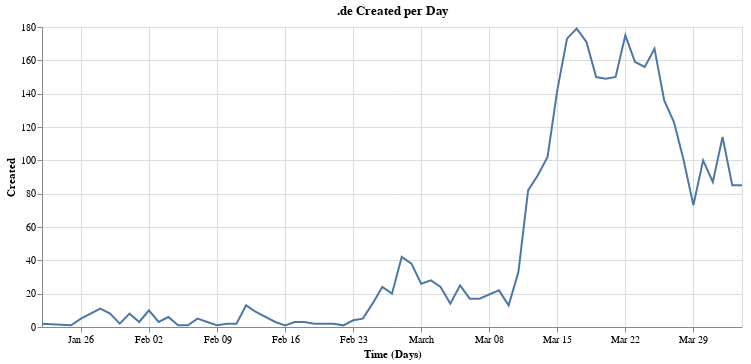

Write notebook code for a chart like this one.
### Markdown cell above
Yes, it does. How about the highest country code, .de?

### Code cell
de = df[df.tld == 'de'].groupby('created').count()
alt.Chart(de.reset_index(), width=700, title=".de Created per Day").mark_line().encode(
    alt.X("created:T", title="Time (Days)"),
    alt.Y('domain:Q', title="Created")
)

### Figure 1 — Vega-Lite specification as saved in the notebook (floating-point values rounded to 4 significant figures)
{"config": {"view": {"continuousWidth": 400, "continuousHeight": 300}}, "data": {"name": "data-9cfd76e6c390719c6feb1a37a2e042e5"}, "mark": "line", "encoding": {"x": {"type": "temporal", "field": "created", "title": "Time (Days)"}, "y": {"type": "quantitative", "field": "domain", "title": "Created"}}, "title": ".de Created per Day", "width": 700, "$schema": "https://vega.github.io/schema/vega-lite/v4.8.1.json", "datasets": {"data-9cfd76e6c390719c6feb1a37a2e042e5": [{"created": "2020-01-22T00:00:00", "domain": 2, "risk": 2, "tld": 2}, {"created": "2020-01-25T00:00:00", "domain": 1, "risk": 1, "tld": 1}, {"created": "2020-01-26T00:00:00", "domain": 5, "risk": 5, "tld": 5}, {"created": "2020-01-28T00:00:00", "domain": 11, "risk": 11, "tld": 11}, {"created": "2020-01-29T00:00:00", "domain": 8, "risk": 8, "tld": 8}, {"created": "2020-01-30T00:00:00", "domain": 2, "risk": 2, "tld": 2}, {"created": "2020-01-31T00:00:00", "domain": 8, "risk": 8, "tld": 8}, {"created": "2020-02-01T00:00:00", "domain": 3, "risk": 3, "tld": 3}, {"created": "2020-02-02T00:00:00", "domain": 10, "risk": 10, "tld": 10}, {"created": "2020-02-03T00:00:00", "domain": 3, "risk": 3, "tld": 3}, {"created": "2020-02-04T00:00:00", "domain": 6, "risk": 6, "tld": 6}, {"created": "2020-02-05T00:00:00", "domain": 1, "risk": 1, "tld": 1}, {"created": "2020-02-06T00:00:00", "domain": 1, "risk": 1, "tld": 1}, {"created": "2020-02-07T00:00:00", "domain": 5, "risk": 5, "tld": 5}, {"created": "2020-02-08T00:00:00", "domain": 3, "risk": 3, "tld": 3}, {"created": "2020-02-09T00:00:00", "domain": 1, "risk": 1, "tld": 1}, {"created": "2020-02-10T00:00:00", "domain": 2, "risk": 2, "tld": 2}, {"created": "2020-02-11T00:00:00", "domain": 2, "risk": 2, "tld": 2}, {"created": "2020-02-12T00:00:00", "domain": 13, "risk": 13, "tld": 13}, {"created": "2020-02-13T00:00:00", "domain": 9, "risk": 9, "tld": 9}, {"created": "2020-02-15T00:00:00", "domain": 3, "risk": 3, "tld": 3}, {"created": "2020-02-16T00:00:00", "domain": 1, "risk": 1, "tld": 1}, {"created": "2020-02-17T00:00:00", "domain": 3, "risk": 3, "tld": 3}, {"created": "2020-02-18T00:00:00", "domain": 3, "risk": 3, "tld": 3}, {"created": "2020-02-19T00:00:00", "domain": 2, "risk": 2, "tld": 2}, {"created": "2020-02-20T00:00:00", "domain": 2, "risk": 2, "tld": 2}, {"created": "2020-02-21T00:00:00", "domain": 2, "risk": 2, "tld": 2}, {"created": "2020-02-22T00:00:00", "domain": 1, "risk": 1, "tld": 1}, {"created": "2020-02-23T00:00:00", "domain": 4, "risk": 4, "tld": 4}, {"created": "2020-02-24T00:00:00", "domain": 5, "risk": 5, "tld": 5}, {"created": "2020-02-25T00:00:00", "domain": 14, "risk": 14, "tld": 14}, {"created": "2020-02-26T00:00:00", "domain": 24, "risk": 24, "tld": 24}, {"created": "2020-02-27T00:00:00", "domain": 20, "risk": 20, "tld": 20}, {"created": "2020-02-28T00:00:00", "domain": 42, "risk": 42, "tld": 42}, {"created": "2020-02-29T00:00:00", "domain": 38, "risk": 38, "tld": 38}, {"created": "2020-03-01T00:00:00", "domain": 26, "risk": 26, "tld": 26}, {"created": "2020-03-02T00:00:00", "domain": 28, "risk": 28, "tld": 28}, {"created": "2020-03-03T00:00:00", "domain": 24, "risk": 24, "tld": 24}, {"created": "2020-03-04T00:00:00", "domain": 14, "risk": 14, "tld": 14}, {"created": "2020-03-05T00:00:00", "domain": 25, "risk": 25, "tld": 25}, {"created": "2020-03-06T00:00:00", "domain": 17, "risk": 17, "tld": 17}, {"created": "2020-03-07T00:00:00", "domain": 17, "risk": 17, "tld": 17}, {"created": "2020-03-09T00:00:00", "domain": 22, "risk": 22, "tld": 22}, {"created": "2020-03-10T00:00:00", "domain": 13, "risk": 13, "tld": 13}, {"created": "2020-03-11T00:00:00", "domain": 33, "risk": 33, "tld": 33}, {"created": "2020-03-12T00:00:00", "domain": 82, "risk": 82, "tld": 82}, {"created": "2020-03-13T00:00:00", "domain": 91, "risk": 91, "tld": 91}, {"created": "2020-03-14T00:00:00", "domain": 102, "risk": 102, "tld": 102}, {"created": "2020-03-15T00:00:00", "domain": 142, "risk": 142, "tld": 142}, {"created": "2020-03-16T00:00:00", "domain": 173, "risk": 173, "tld": 173}, {"created": "2020-03-17T00:00:00", "domain": 179, "risk": 179, "tld": 179}, {"created": "2020-03-18T00:00:00", "domain": 171, "risk": 171, "tld": 171}, {"created": "2020-03-19T00:00:00", "domain": 150, "risk": 150, "tld": 150}, {"created": "2020-03-20T00:00:00", "domain": 149, "risk": 149, "tld": 149}, {"created": "2020-03-21T00:00:00", "domain": 150, "risk": 150, "tld": 150}, {"created": "2020-03-22T00:00:00", "domain": 175, "risk": 175, "tld": 175}, {"created": "2020-03-23T00:00:00", "domain": 159, "risk": 159, "tld": 159}, {"created": "2020-03-24T00:00:00", "domain": 156, "risk": 156, "tld": 156}, {"created": "2020-03-25T00:00:00", "domain": 167, "risk": 167, "tld": 167}, {"created": "2020-03-26T00:00:00", "domain": 136, "risk": 136, "tld": 136}, {"created": "2020-03-27T00:00:00", "domain": 123, "risk": 123, "tld": 123}, {"created": "2020-03-28T00:00:00", "domain": 100, "risk": 100, "tld": 100}, {"created": "2020-03-29T00:00:00", "domain": 73, "risk": 73, "tld": 73}, {"created": "2020-03-30T00:00:00", "domain": 100, "risk": 100, "tld": 100}, {"created": "2020-03-31T00:00:00", "domain": 87, "risk": 87, "tld": 87}, {"created": "2020-04-01T00:00:00", "domain": 114, "risk": 114, "tld": 114}, {"created": "2020-04-02T00:00:00", "domain": 85, "risk": 85, "tld": 85}, {"created": "2020-04-03T00:00:00", "domain": 85, "risk": 85, "tld": 85}]}}
